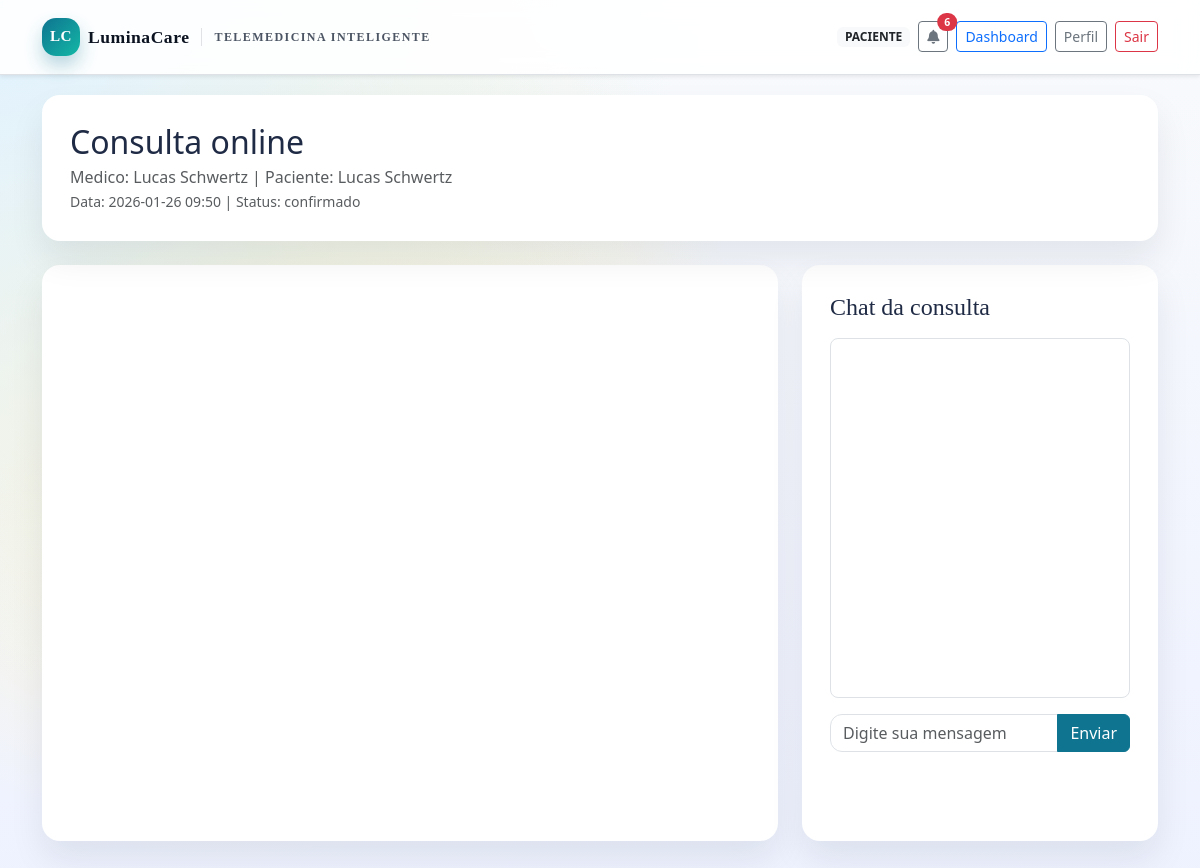
Screenshot of /consulta/1 (signed in) with the database file from the repository.
### tables this page shows
CREATE TABLE appointments (
            id INTEGER PRIMARY KEY AUTOINCREMENT,
            doctor_name TEXT NOT NULL,
            patient_name TEXT NOT NULL,
            date TEXT NOT NULL,
            time TEXT NOT NULL,
            tipo TEXT NOT NULL,
            status TEXT NOT NULL DEFAULT 'agendado',
            created_at TEXT NOT NULL DEFAULT CURRENT_TIMESTAMP
        , pago INTEGER NOT NULL DEFAULT 0, payment_status TEXT, payment_link TEXT, payment_provider TEXT, payment_external_id TEXT, company_id INTEGER);

### app/routes/consulta_routes.py (the view)
@consulta_bp.route("/consulta/<int:appointment_id>")
def consulta(appointment_id):
    if "user_name" not in session:
        return redirect(url_for("auth.login"))
    db = get_db()
    agendamento = db.execute(
        """
        SELECT id, doctor_name, patient_name, date, time, tipo, status, pago, company_id
        FROM appointments
        WHERE id = ?
        """,
        (appointment_id,),
    ).fetchone()
    if not agendamento:
        abort(404)
    if current_company_id() and agendamento["company_id"] != current_company_id():
        abort(403)
    if not _can_access_appointment(session, agendamento):
        abort(403)
    if agendamento["status"] not in {"confirmado", "realizada"}:
        if normalize_role(session.get("user_role", "")) == "medico":
            return redirect(url_for("dashboard.dashboard_medico"))
        return redirect(url_for("agenda.agenda_paciente"))
    if not agendamento["pago"]:
        if normalize_role(session.get("user_role", "")) == "medico":
            from flask import flash
            flash("Consulta ainda nao paga pelo paciente.")
            return redirect(url_for("dashboard.dashboard_medico"))
        return redirect(url_for("dashboard.dashboard_paciente"))
    room_name = f"luminacare-{appointment_id}"
    return render_template(
        "consulta.html",
        agendamento=agendamento,
        room_name=room_name,
    )

### app/__init__.py (called while the page is built, shortened)
def _register_context(app):
    @app.context_processor
    def inject_notifications():
        if "user_email" not in session:
            return {}
        db = get_db()
        try:
            unread = db.execute(
                "SELECT COUNT(*) FROM notifications WHERE user_email = ? AND is_read = 0",
                (session["user_email"],),
            ).fetchone()[0]
        except Exception:
            unread = 0
        master_email = current_app.config.get("MASTER_ADMIN_EMAIL", "")
        return {
            "notifications_unread": unread,
            "company_name": current_company_name(),
            "is_master_admin": session.get("user_email") == master_email if master_email else False,
        }

def _register_tenant(app):
    @app.before_request
    def load_company():
        host = request.host.split(":")[0]
        parts = host.split(".")
        subdomain = None
        if len(parts) >= 3 and host.endswith("luminacare.local"):
            subdomain = parts[0]
        if not subdomain:
            g.company_id = None
            g.company_name = None
            return

### app/db.py (called while the page is built)
def get_db():
    if "db" not in g:
        db_path = current_app.config["DB_PATH"]
        conn = sqlite3.connect(db_path)
        conn.row_factory = sqlite3.Row
        g.db = conn
    return g.db

### app/routes/consulta_routes.py (called while the page is built)
def _can_access_appointment(session_data, agendamento):
    role = normalize_role(session_data.get("user_role", ""))
    if role == "medico" and agendamento["doctor_name"] == session_data.get("user_name"):
        return True
    if role == "paciente" and agendamento["patient_name"] == session_data.get("user_name"):
        return True
    return False

### app/tenant.py (called while the page is built)
def current_company_id():
    return session.get("company_id") or getattr(g, "company_id", None)

def current_company_name():
    return session.get("company_name") or getattr(g, "company_name", None)

### app/utils.py (called while the page is built)
def _normalize_text(value):
    if not value:
        return ""
    normalized = unicodedata.normalize("NFKD", value)
    return "".join(ch for ch in normalized if not unicodedata.combining(ch))

def normalize_role(value):
    normalized = _normalize_text(value).strip().lower()
    if normalized in {
        "clinica/admin",
        "clinica",
        "admin",
        "cl\u00c3\u00adnica/admin",
    }:
        return "clinica"
    if normalized in {"medico", "m\u00c3\u00a9dico"}:
        return "medico"
    if normalized in {"paciente"}:
        return "paciente"
    return normalized

### app/templates/consulta.html (shortened to what this page needs)
{% extends 'base.html' %}
{% block content %}
<div class="row g-4">
  <div class="col-12">
    <div class="section-card fade-up d-flex flex-column flex-lg-row align-items-lg-center justify-content-between gap-3">
      <div>
        <h2 class="mb-1">Consulta online</h2>
        <p class="text-muted mb-0">
          Medico: {{ agendamento['doctor_name'] }} | Paciente: {{ agendamento['patient_name'] }}
        </p>
        <small class="text-muted">Data: {{ agendamento['date'] }} {{ agendamento['time'] }} | Status: {{ agendamento['status'] }}</small>
      </div>
    </div>
  </div>
  <div class="col-lg-8">
    <div class="section-card">
      <div id="jitsi-container" style="height: 520px;"></div>
    </div>
  </div>
  <div class="col-lg-4">
    <div class="section-card">
      <h4 class="card-title mb-3">Chat da consulta</h4>
      <div id="chat-messages" class="border rounded-3 p-2 mb-3" style="height: 360px; overflow-y: auto;"></div>
      <div class="input-group">
        <input type="text" id="chat-input" class="form-control" placeholder="Digite sua mensagem">
        <button class="btn btn-primary" type="button" id="chat-send">Enviar</button>
      </div>
    </div>
  </div>
</div>
{% endblock %}

### app/static/css/styles.css (style rules this page uses)
:root { --ink-900: #0b1220; --ink-700: #1f2a44; --ink-500: #4b5563; --surface-100: #f8fafc; --surface-200: #eef2ff; --primary-600: #0e7490; --primary-500: #0891b2; --accent-500: #f59e0b; --success-500: #22c55e; --danger-500: #ef4444; --card-shadow: 0 20px 45px rgba(15, 23, 42, 0.12); }
body.app-body { font-family: "Sora", "Segoe UI", sans-serif; color: var(--ink-700); background: radial-gradient(circle at top left, #e0f2fe, transparent 45%), radial-gradient(circle at 20% 40%, #fef3c7, transparent 45%), linear-gradient(180deg, #f8fafc 0%, #eef2ff 100%); min-height: 100vh; }
.section-card { background: #ffffff; border-radius: 18px; box-shadow: 0 18px 35px rgba(15, 23, 42, 0.08); padding: 1.75rem; height: 100%; }
.card-title { font-family: "Fraunces", "Times New Roman", serif; }
.btn-primary { background: var(--primary-600); border-color: var(--primary-600); }
.form-control, .form-select, .form-control:focus, .form-select:focus { border-radius: 12px; }
.fade-up { animation: fadeUp 0.5s ease both; }

### rows the page displays
appointments: doctor_name "Lucas Schwertz", patient_name "Lucas Schwertz", date "2026-01-26", time "09:50", status "confirmado"

### other values shown
{{ session.get('user_role', 'usuario') }} "PACIENTE"
{{ notifications_unread }} "6"
